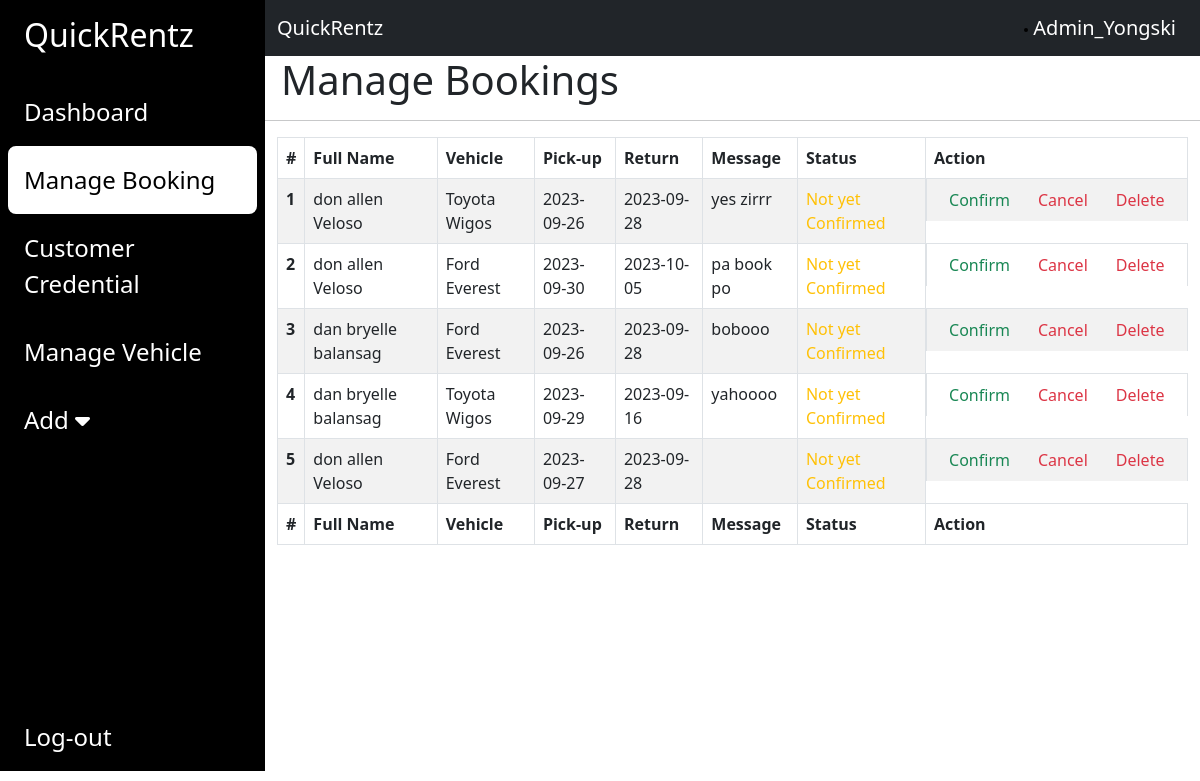
Before: /admin/bookings.php (signed in) with the older database file.
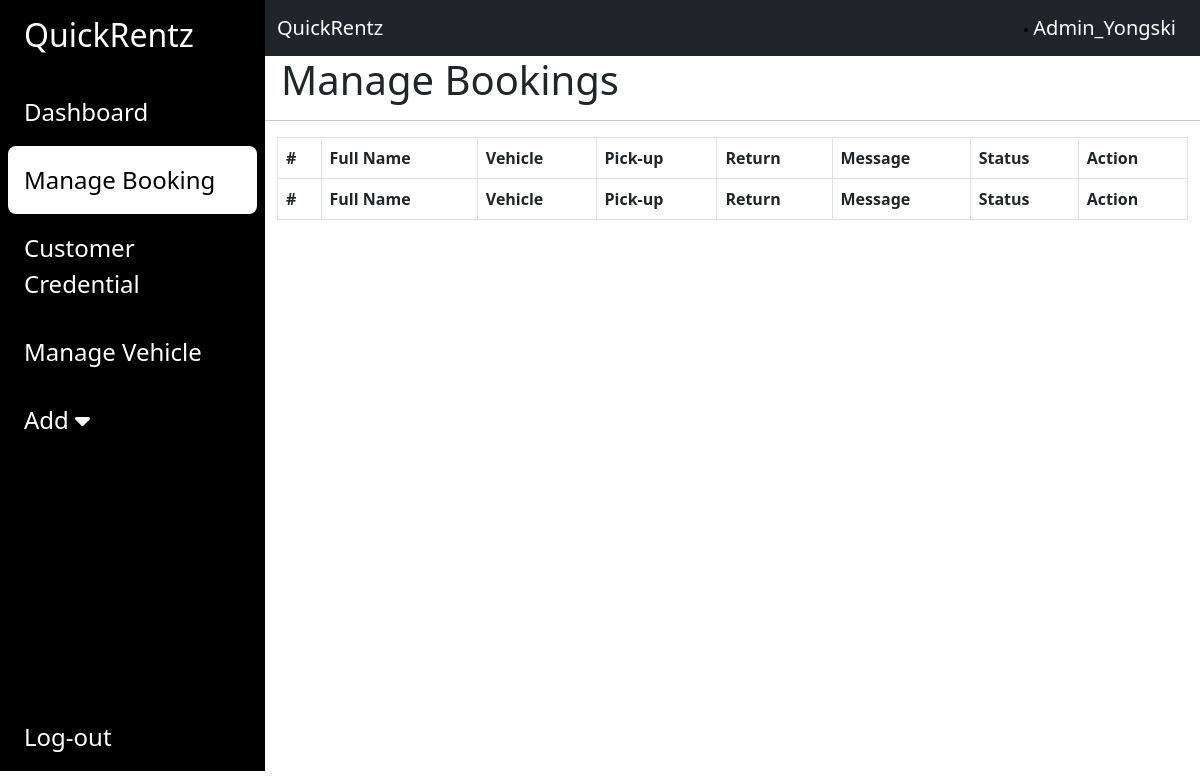
After: the same page with the newer database file.
### tables this page shows
CREATE TABLE `reservation` (
  `ReservationID` int(11) NOT NULL,
  `UserID` int(11) NOT NULL,
  `VehicleID` int(11) NOT NULL,
  `Pickup` date NOT NULL,
  `Return` date NOT NULL,
  `Message` text NOT NULL,
  `Status` varchar(50) NOT NULL
);

CREATE TABLE `user` (
  `UserID` int(11) NOT NULL,
  `Username` varchar(11) NOT NULL,
  `FirstName` text NOT NULL,
  `LastName` text NOT NULL,
  `PhoneNumber` int(12) NOT NULL,
  `Address` varchar(250) NOT NULL,
  `Email` varchar(50) NOT NULL,
  `Password` varchar(11) NOT NULL,
  `Status` text NOT NULL,
  `Photo` varchar(50) NOT NULL,
  `AccCreated` datetime NOT NULL DEFAULT current_timestamp(),
  `FrontID` varchar(50) NOT NULL,
  `BackID` varchar(50) NOT NULL
);

CREATE TABLE `brand` (
  `BrandID` int(11) NOT NULL,
  `brandName` text NOT NULL,
  `brandLogo` int(11) NOT NULL
);

CREATE TABLE `vehicle` (
  `VehicleID` int(11) NOT NULL,
  `BrandID` int(11) NOT NULL,
  `Model` varchar(50) NOT NULL,
  `Year` year(4) NOT NULL,
  `Type` varchar(50) NOT NULL,
  `FuelType` varchar(50) NOT NULL,
  `Transmision` varchar(50) NOT NULL,
  `Mileage` varchar(50) NOT NULL,
  `SeatingCapacity` int(11) NOT NULL,
  `Rate` int(11) NOT NULL,
  `Image1` varchar(60) NOT NULL,
  `Image2` varchar(60) NOT NULL,
  `Image3` varchar(60) NOT NULL,
  `Image4` varchar(60) NOT NULL
);

### admin/bookings.php (the view, shortened to what this page needs)
<?php
include "includes/database.php";
if (isset($_SESSION['AdminUsername']) && isset($_SESSION['profilePhoto'])) {
    $username = $_SESSION['AdminUsername'];
    $profilePic = $_SESSION['profilePhoto'];
} else {
    header("Location: log-in.php");
    exit;
}
?>
<!DOCTYPE html>
<html lang="en">
<head>
    <link href="https://cdn.jsdelivr.net/npm/bootstrap@5.3.0/dist/css/bootstrap.min.css" rel="stylesheet"
>
    <link rel="stylesheet" href="https://cdnjs.cloudflare.com/ajax/libs/font-awesome/6.4.0/css/all.min.css"
 />
    <link rel="stylesheet" href="style.css">
</head>
<body>
    <div class="main-container d-flex h-100">
        <div class="sidebar" id="side_nav">
            <div class="header-box px-3 pt-3 pd-4 d-flex justify-content-between">
                <h2 class="text-white px-2">QuickRentz</h2>
            </div>
            <ul class="list-unstyled px-2 pt-3">
                <li class="p-3"><a href="main.php" class="text-decoration-none fs-4">Dashboard</a></li>
                <li class="p-3 active"><a href="booking.php" class="text-decoration-none fs-4">Manage Booking</a></li>
                <li class="p-3"><a href="users.php" class="text-decoration-none fs-4">Customer Credential</a></li>
                <li class="p-3"><a href="vehicles.php" class="text-decoration-none fs-4">Manage Vehicle</a></li>
                <li class="p-3"> <a class="text-decoration-none fs-4" data-bs-toggle="collapse" href="#collapseAdd"
                        role="button" aria-expanded="false" aria-controls="collapseAdd">Add <i
                            class="fa-solid fa-caret-down"></i>
                    </a>
                </li>
            </ul>
            <ul class="list-unstyled signout px-4">
                <li>
                    <form method="POST" action="">
                        <a class="text-decoration-none fs-4" href="log-out.php" type="button">Log-out</a>
                    </form>
                </li>
            </ul>
        </div>
        <div class="content">
            <nav class="navbar navbar-expand-lg bg-dark">
                <div class="container-fluid">
                    <div class="d-flex justify-content-between">
                        <a class="navbar-brand text-white" href="#">QuickRentz</a>
                    </div>
                    <div class="profile collapse navbar-collapse" id="navbarNav">
                        <ul class="navbar-nav">
                            <li class="nav-item">
                                <h5 class="text-white my-auto p-4">
                                    <img src='img/adminprofilephoto/<?php echo $profilePic ?>' alt=''
                                        style='border:2px solid #000;border-radius: 50px;' height='50'>
                                    <?php
                                    echo $username;
                                    ?>
                                </h5>
                            </li>
                        </ul>
                    </div>
                </div>
            </nav>
            <h1 class="col-md-12 px-3">Manage Bookings</h1>
            <hr>
            <div class="container">
                <table id="pagination" class="table table-striped table-bordered" style="width:100%;">
                    <thead>
                        <tr>
                            <th scope="col">#</th>
                            <th scope="col">Full Name</th>
                            <th scope="col">Vehicle</th>
                            <th scope="col">Pick-up</th>
                            <th scope="col">Return</th>
                            <th scope="col">Message</th>
                            <th scope="col">Status</th>
                            <th scope="col">Action</th>
                        </tr>
                    </thead>
                    <tbody>
                        <?php
                        $sqlReservation = "SELECT user.FirstName, user.LastName, brand.brandName, vehicle.Model, reservation.* FROM reservation INNER JOIN user ON reservation.UserID = user.UserID INNER JOIN vehicle ON reservation.VehicleID = vehicle.VehicleID
                        INNER JOIN brand ON vehicle.BrandID = brand.BrandID";
                        $initiateReservation = mysqli_query($conn, $sqlReservation);
                        while ($results = mysqli_fetch_assoc($initiateReservation)) {
                            if($results['Status'] == 'Booking Confirmed'){
                                $status = "<td class='text-success'>$results[Status]</td>";
                            }elseif($results['Status'] == 'Booking Cancelled'){
                                $status = "<td class='text-danger'>$results[Status]</td>";
                            }else{
                                $status = "<td class='text-warning'>$results[Status]</td>";
                            }
                            echo "
                                <tr>
                                    <th scope='row'>$results[ReservationID]</th>
                                    <td>$results[FirstName] $results[LastName]</td>
                                    <td>$results[brandName] $results[Model]</td>
                                    <td>$results[Pickup]</td>
                                    <td>$results[Return]</td>
                                    <td>$results[Message]</td>
                                    $status
                                    <td class='d-flex'>
                                        <form method='GET' action='confirm.php' class='px-2'>
                                            <input type='hidden' name='ReservationID' value='$results[ReservationID]'>
                                            <button type='submit' class='btn-delete text-success' style='border:none;background:none;'>Confirm</button>
                                        </form>
                                        <form method='GET' action='cancel.php' class='px-2'>
                                            <input type='hidden' name='ReservationID' value='$results[ReservationID]'>
                                            <button type='submit' class='btn-delete text-danger' style='border:none;background:none;'>Cancel</button>
                                        </form>
                                        <form method='GET' action='deletebooking.php' class='px-2'>
                                            <input type='hidden' name='ReservationID' value='$results[ReservationID]'>
                                            <button type='submit' class='btn-delete text-danger' style='border:none;background:none;'>Delete</button>
                                        </form>
                                    </td>
                                </tr>";
                        }
                        ?>
                    </tbody>
                    <tfoot>
                        <tr>
                            <th scope="col">#</th>
                            <th scope="col">Full Name</th>
                            <th scope="col">Vehicle</th>
                            <th scope="col">Pick-up</th>
                            <th scope="col">Return</th>
                            <th scope="col">Message</th>
                            <th scope="col">Status</th>
                            <th scope="col">Action</th>
                        </tr>
                    </tfoot>
                </table>
            </div>
        </div>
    </div>
</body>
</html>

### admin/style.css (style rules this page uses)
#side_nav { background-color: #000000; min-width: 265px; max-width: 265px; transition: 0.5s; }
.content { min-width: 100vh; width: 100%; height: 100%; }
.active { background-color: #fff; border-radius: 8px; }
.sidebar li.active a, .sidebar li.active a:hover { color: #000; }
.sidebar li a, .signout { color: #fff; }
.signout { margin-top: 100%; }
.profile { position: absolute; right: 0%; }

Changed rows visible on the page:
removed reservation: ReservationID "1", UserID.FirstName "don allen", UserID.LastName "Veloso", brand.brandName "Toyota", VehicleID.Model "Wigos", Pickup "2023-09-26", Return "2023-09-28", Message "yes zirrr", Status "Not yet Confirmed"
removed reservation: ReservationID "2", UserID.FirstName "don allen", UserID.LastName "Veloso", brand.brandName "Ford", VehicleID.Model "Everest", Pickup "2023-09-30", Return "2023-10-05", Message "pa book po", Status "Not yet Confirmed"
removed reservation: ReservationID "3", UserID.FirstName "dan bryelle", UserID.LastName "balansag", brand.brandName "Ford", VehicleID.Model "Everest", Pickup "2023-09-26", Return "2023-09-28", Message "bobooo", Status "Not yet Confirmed"
removed reservation: ReservationID "4", UserID.FirstName "dan bryelle", UserID.LastName "balansag", brand.brandName "Toyota", VehicleID.Model "Wigos", Pickup "2023-09-29", Return "2023-09-16", Message "yahoooo", Status "Not yet Confirmed"
removed reservation: ReservationID "5", UserID.FirstName "don allen", UserID.LastName "Veloso", brand.brandName "Ford", VehicleID.Model "Everest", Pickup "2023-09-27", Return "2023-09-28", Status "Not yet Confirmed"
